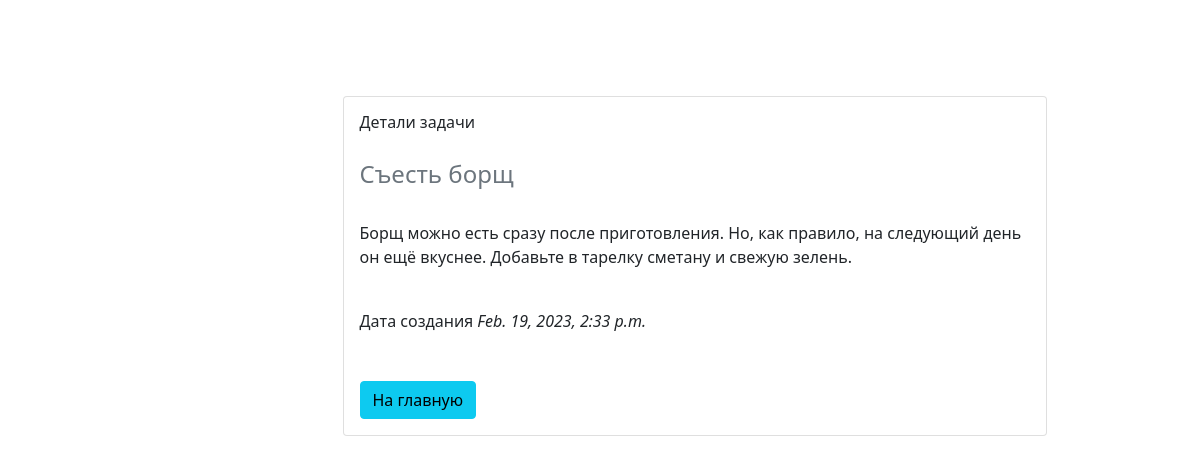
Page /taskdetail/38 on the earlier database version.
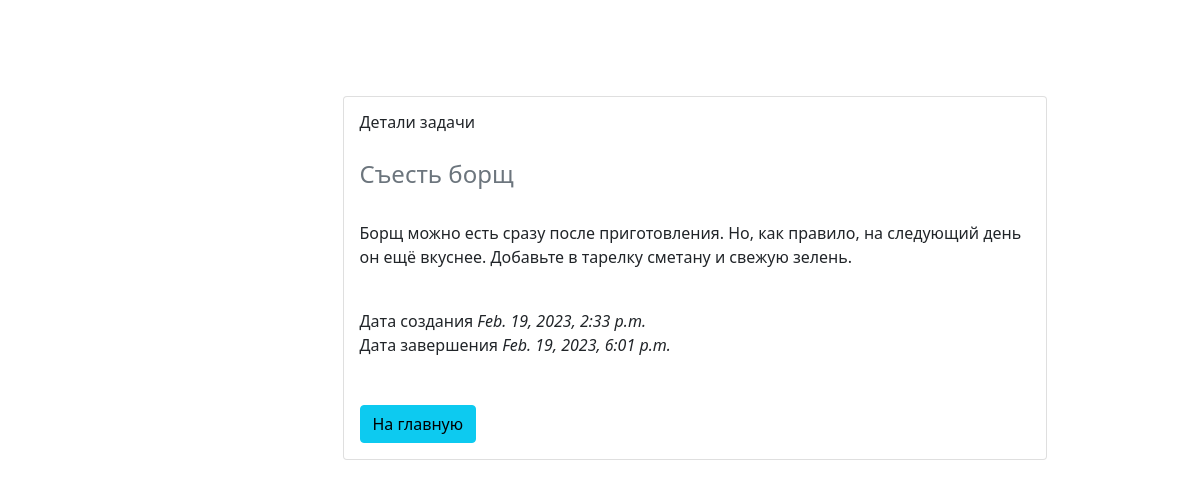
Same page on the later database version.
### todomainapp/models.py (models this page shows, shortened)
class hometasks(models.Model):
    taskname = models.CharField(max_length=150, blank=True, null=True)
    taskdescription = models.CharField(max_length=150, blank=True, null=True)
    taskenddate = models.DateTimeField(null=True)
    taskcreatedate = models.DateTimeField(default=timezone.now, null=True)
    taskstatus = models.IntegerField(default=1, blank=True, null=True)
    def __str__(self):
        return self.taskname

### todomainapp/views.py (the view)
# urls.py: path("taskdetail/<int:taskid>", taskdetail.as_view(), name="taskdetail"),
class taskdetail(DetailView):
    model = hometasks
    pk_url_kwarg = "taskid"
    template_name = "todomainapp/taskdetail.html"
    def get_queryset(self, **kwargs):
        return hometasks.objects.filter(id=self.kwargs["taskid"])

### todomainapp/templates/todomainapp/taskdetail.html (shortened to what this page needs)
<!DOCTYPE html>
<html lang="en">
<head>
    <link rel="stylesheet" href="https://cdn.jsdelivr.net/npm/bootstrap-icons@1.7.2/font/bootstrap-icons.css">
    <link rel="stylesheet" href="https://cdnjs.cloudflare.com/ajax/libs/font-awesome/4.7.0/css/font-awesome.min.css">
    <link href="https://cdn.jsdelivr.net/npm/bootstrap@5.1.3/dist/css/bootstrap.min.css" rel="stylesheet"
>
</head>
<body>
<link rel="stylesheet" href="https://cdnjs.cloudflare.com/ajax/libs/boxicons/2.1.0/css/boxicons.min.css"
/>
<link rel="stylesheet"
      href="https://cdnjs.cloudflare.com/ajax/libs/MaterialDesign-Webfont/5.3.45/css/materialdesignicons.css"
/>
<br>
<br>
<br>
<br>
<div class="row d-flex justify-content-center container">
    <div class="col-3"></div>
    <div class="col-8">
        <div class="card" style="width: 100%">
            <div class="card-body">
                <h6 class="card-title">Детали задачи</h6>
                <br>
                <h4 class="card-subtitle mb-2 text-muted"> {{ object }}</h4>
                <br>
                <p class="card-text">{{ object.taskdescription }}</p>
                <br>
                <div class="widget-subheading">Дата создания <i>{{object.taskcreatedate}}</i></div>
                {% if object.taskenddate %}
                <div class="widget-subheading">Дата завершения <i>{{object.taskenddate}}</i></div>
                {% endif %}
                <br>
                <br>
                <a href="/" class="card-link"> <input class="btn btn-info" type="submit" value="На главную"></a>
            </div>
        </div>
    </div>
</div>

Differences in the rows shown:
changed hometasks "Съесть борщ": taskenddate (not shown) → "Feb. 19, 2023, 6:01 p.m."
Other differences:
text now shown: "Дата завершения"
